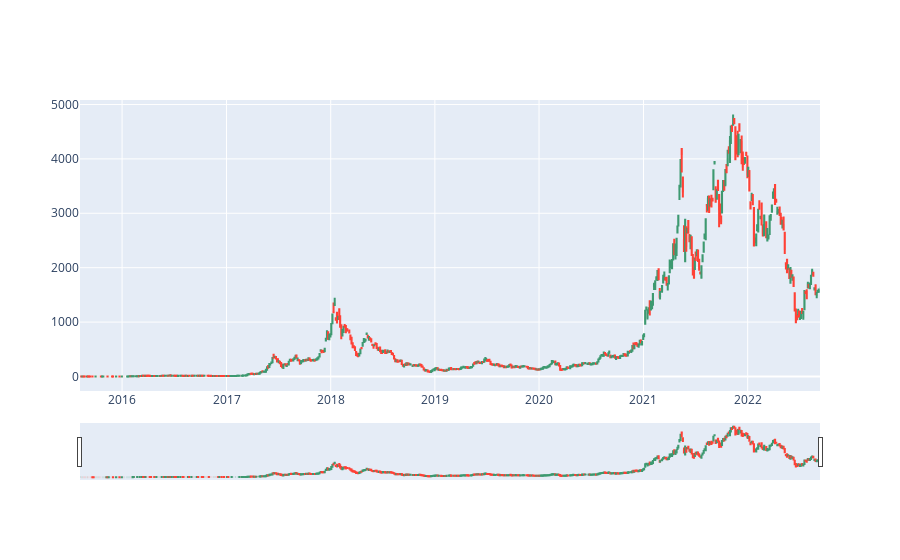

The notebook cell saved with this chart:
### Markdown cell above
Ethereum's candlestick chart :

### Code cell
plot_candlestick(ethereum_df)

### Figure 1 — Plotly figure (JSON) as saved in the notebook; plotly's stock layout.template omitted (floating-point values rounded to 4 significant figures; data arrays with more than 128 entries replaced by an {"elided": "..."} marker saying what was removed)
{"data": [{"close": {"elided": "677 float values"}, "high": {"elided": "677 float values"}, "low": {"elided": "677 float values"}, "open": {"elided": "677 float values"}, "type": "candlestick", "x": {"elided": "677 str values"}}], "layout": {}}
